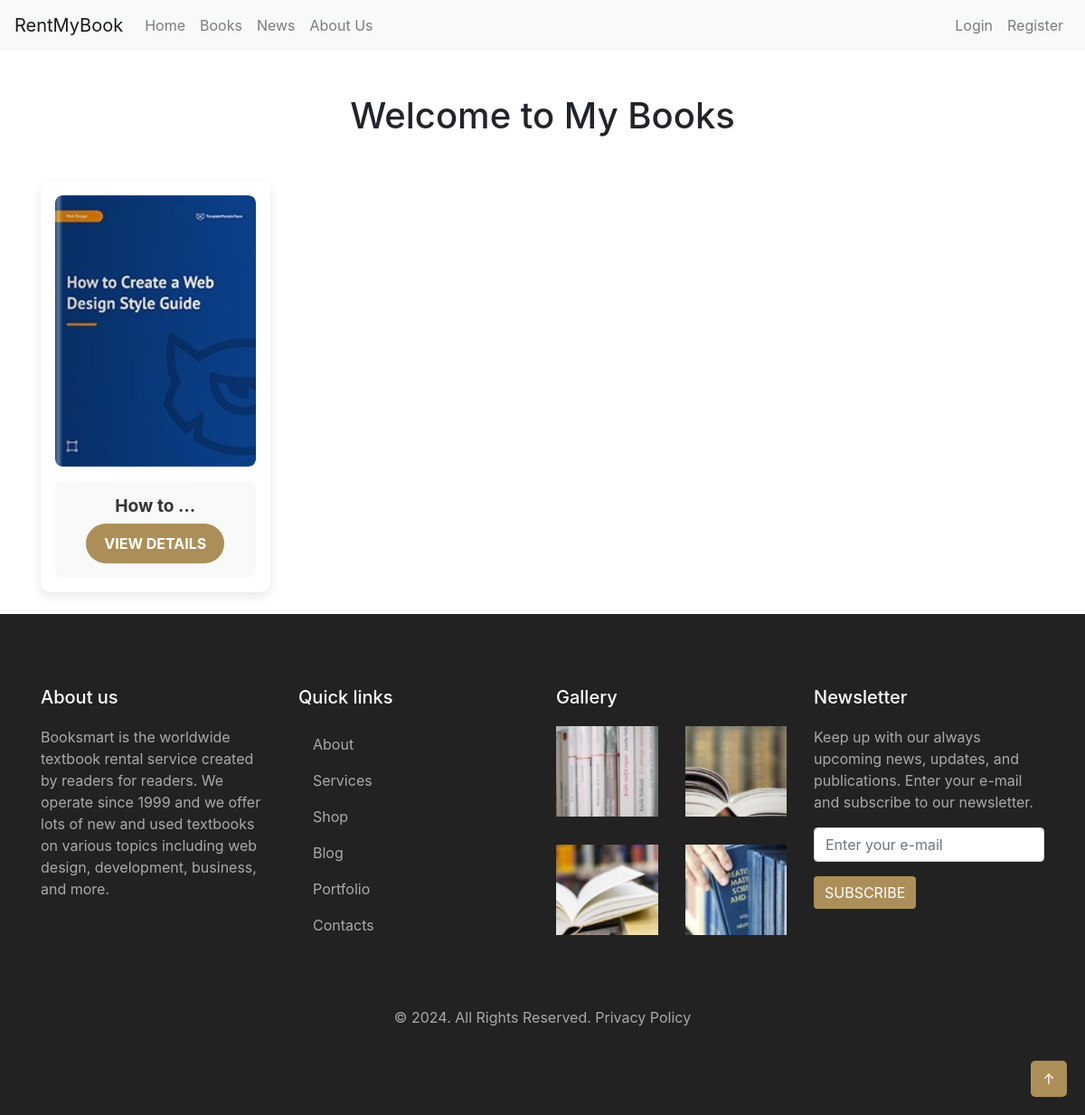
The page /books/ on the database as committed earlier.
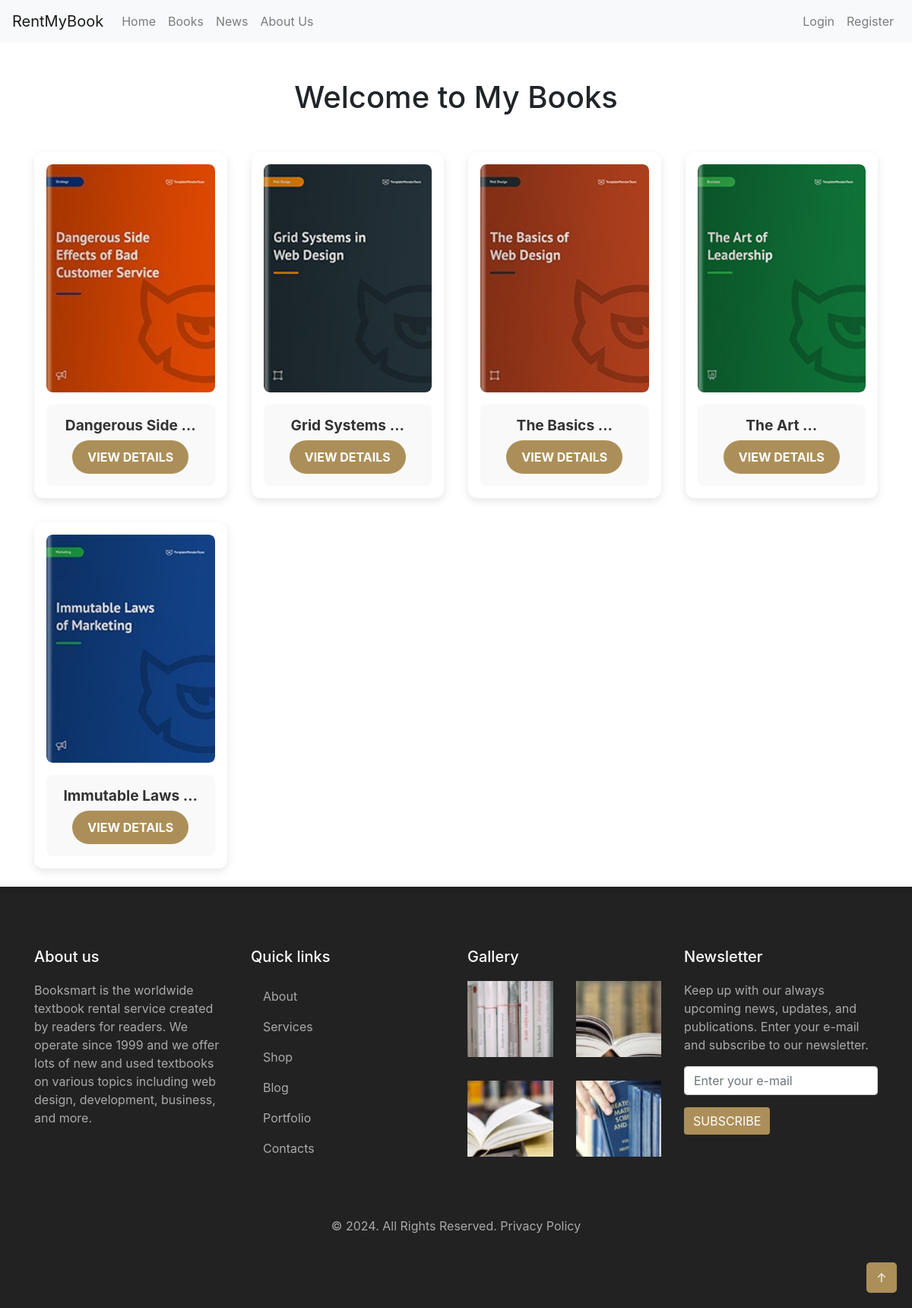
The same page on the database as committed later.
### books/models.py (models this page shows, shortened)
class Book(models.Model):
    title = models.CharField(max_length=200)
    author = models.CharField(max_length=200)
    description = models.TextField()
    cover_image = models.ImageField(upload_to='book_covers/')
    sample_pdf = models.FileField(upload_to='book_samples/')
    full_pdf = models.FileField(upload_to='book_full/')
    price = models.DecimalField(max_digits=6, decimal_places=2)

### books/views.py (the view)
# urls.py: path('books/', views.books, name='books'),
def books(request):
    books = Book.objects.all().order_by('-id')
    return render(request, 'books/books.html', {'books': books})

### templates/books/books.html (shortened to what this page needs)
{% extends 'layout/base.html' %}
{% block body %}
<div class="container mt-5 mb-4">
    <h1 class="text-center mb-5">Welcome to My Books</h1>
    <div class="book-grid">
        {% for book in books %}
        <div class="book-item">
            <div class="book-cover">
                <img src="{{ book.cover_image.url }}" alt="{{ book.title }}">
            </div>
            <div class="book-info">
                <h2 class="book-title">{{ book.title|truncatewords:2  }}</h2>
                <a href="{% url 'book_detail' book.id %}" class="btn-view">View Details</a>
            </div>
        </div>
        {% endfor %}
    </div>
</div>
{% endblock body %}

### templates/layout/base.html (shortened to what this page needs)
<!doctype html>
<html lang="en">
<head>
    <link href="https://cdn.jsdelivr.net/npm/bootstrap@5.3.2/dist/css/bootstrap.min.css" rel="stylesheet"
 />
    <link rel="stylesheet" type="text/css" href="//cdn.jsdelivr.net/npm/slick-carousel@1.8.1/slick/slick.css" />
    <link rel="stylesheet" type="text/css" href="//cdn.jsdelivr.net/npm/slick-carousel@1.8.1/slick/slick-theme.css" />
    <link rel="stylesheet" href="https://cdnjs.cloudflare.com/ajax/libs/font-awesome/6.5.2/css/all.min.css"
 />
</head>
<body>
    <header>
        {% include 'components/navbar.html' %}
    </header>
    <main>
        {% block body %}
        {% endblock body %}
    </main>
    <footer>
        {% include 'components/footer.html' %}
    </footer>
</body>
</html>

### templates/components/navbar.html (shortened to what this page needs)
<!DOCTYPE html>
<html lang="en">
<head>
    <link href="https://maxcdn.bootstrapcdn.com/bootstrap/4.5.2/css/bootstrap.min.css" rel="stylesheet">
</head>
<body>
    <nav class="navbar navbar-expand-lg navbar-light bg-light">
        <a class="navbar-brand" href="{% url 'home' %}">RentMyBook</a>
        <div class="collapse navbar-collapse" id="navbarNav">
            <ul class="navbar-nav mr-auto">
                <li class="nav-item">
                    <a class="nav-link" href="{% url 'home' %}">Home</a>
                </li>
                <li class="nav-item">
                    <a class="nav-link" href="{% url 'books' %}">Books</a>
                </li>
                <li class="nav-item">
                    <a class="nav-link" href="{% url 'latest_news' %}">News</a>
                </li>
                <li class="nav-item">
                    <a class="nav-link" href="{% url 'about' %}">About Us</a>
                </li>
            </ul>
            <ul class="navbar-nav ml-auto">
                {% if request.user.is_authenticated %}
                    <li class="nav-item dropdown">
                        <a class="nav-link dropdown-toggle" href="#" id="navbarDropdown" role="button" data-toggle="dropdown" aria-haspopup="true" aria-expanded="false">
                            {{ request.user.username }}
                        </a>
                        <div class="dropdown-menu dropdown-menu-right" aria-labelledby="navbarDropdown">
                            <a class="dropdown-item" href="{% url 'dashboard' %}">Dashboard</a>
                            <div class="dropdown-divider"></div>
                            <form id="logout-form" action="{% url 'logout' %}" method="post">
                                {% csrf_token %}
                                <button type="submit" class="dropdown-item">Logout</button>
                            </form>
                        </div>
                    </li>
                {% else %}
                    <li class="nav-item">
                        <a class="nav-link" href="{% url 'login' %}">Login</a>
                    </li>
                    <li class="nav-item">
                        <a class="nav-link" href="{% url 'register' %}">Register</a>
                    </li>
                {% endif %}
            </ul>
        </div>
    </nav>
</body>
</html>

### templates/components/footer.html (shortened to what this page needs)
{% load static %}
{% block body %}
        <footer>
            <div class="container">
                <div class="row">
                    <div class="col-md-3 mb-4">
                        <h5>About us</h5>
                        <p>Booksmart is the worldwide textbook rental service created by readers for readers. We operate since 1999 and we offer lots of new and used textbooks on various topics including web design, development, business, and more.</p>
                    </div>
                    <div class="col-md-3 mb-4">
                        <h5>Quick links</h5>
                        <ul class="nav flex-column">
                            <li class="nav-item"><a href="#" class="nav-link">About</a></li>
                            <li class="nav-item"><a href="#" class="nav-link">Services</a></li>
                            <li class="nav-item"><a href="#" class="nav-link">Shop</a></li>
                            <li class="nav-item"><a href="#" class="nav-link">Blog</a></li>
                            <li class="nav-item"><a href="#" class="nav-link">Portfolio</a></li>
                            <li class="nav-item"><a href="#" class="nav-link">Contacts</a></li>
                        </ul>
                    </div>
                    <div class="col-md-3 mb-4">
                        <h5>Gallery</h5>
                        <div class="row">
                            <div class="col-6 col-md-6 mb-3">
                                <img src="{% static '/images/footer1.jpg' %}" alt="Gallery Image" class="gallery-img">
                            </div>
                            <div class="col-6 col-md-6 mb-3">
                                <img src="{% static '/images/footer2.jpg' %}" alt="Gallery Image" class="gallery-img">
                            </div>
                            <div class="col-6 col-md-6 mb-3">
                                <img src="{% static '/images/footer3.jpg' %}" alt="Gallery Image" class="gallery-img">
                            </div>
                            <div class="col-6 col-md-6 mb-3">
                                <img src="{% static '/images/footer4.jpg' %}" alt="Gallery Image" class="gallery-img">
                            </div>
                        </div>
                    </div>
                    <div class="col-md-3 mb-4">
                        <h5>Newsletter</h5>
                        <p>Keep up with our always upcoming news, updates, and publications. Enter your e-mail and subscribe to our newsletter.</p>
                        <form>
                            <div class="mb-3">
                                <input type="email" class="form-control" placeholder="Enter your e-mail">
                            </div>
                            <button type="submit" class="btn btn-subscribe">SUBSCRIBE</button>
                        </form>
                    </div>
                </div>
                <div class="row mt-4">
                    <div class="col-12">
                        <p class="text-center">© 2024. All Rights Reserved. Privacy Policy</p>
                    </div>
                </div>
            </div>
        </footer>
        <a href="#" class="back-to-top">↑</a>
{% endblock body %}

### templates/books/books.html (style rules this page uses)
.book-grid { display: grid; grid-template-columns: repeat(auto-fill, minmax(250px, 1fr)); gap: 2rem; }
.book-item { background: #ffffff; border-radius: 12px; overflow: hidden; transition: all 0.3s ease; box-shadow: 0 4px 12px rgba(0,0,0,0.1); position: relative; padding: 1rem; }
.book-cover { width: 100%; height: 300px; overflow: hidden; margin-bottom: 1rem; border-radius: 8px; position: relative; }
.book-cover img { width: 100%; height: 100%; object-fit: cover; transition: transform 0.3s ease; border-radius: 8px; }
.book-info { padding: 1rem; text-align: center; background: #f9f9f9; border-radius: 8px; }
.book-title { font-size: 1.2rem; font-weight: bold; margin-bottom: 0.5rem; color: #333; }
.btn-view { display: inline-block; padding: 10px 20px; background-color: #ac8f58; color: #ffffff; border: none; border-radius: 25px; font-size: 1rem; font-weight: bold; text-transform: uppercase; cursor: pointer; text-decoration: none; transition: background-color 0.3s ease, transform 0.3s ease; text-align: center; }

### templates/components/footer.html (style rules this page uses)
footer { background-color: #222; color: #fff; padding: 40px 0; }
h5 { color: #fff; margin-bottom: 20px; }
p, .nav-link { color: #aaa; }
.gallery-img { width: 100%; height: 100px; object-fit: cover; margin-bottom: 15px; }
.btn-subscribe { background-color: #ac8f58; border: none; color: #fff; }
.back-to-top { position: fixed; bottom: 20px; right: 20px; background-color: #ac8f58; color: #fff; width: 40px; height: 40px; text-align: center; line-height: 40px; border-radius: 5px; }

Rows that differ between the two databases and show on the page:
removed Book: cover_image (picture), title "How to …"
added Book: cover_image (picture), title "Dangerous Side …"
added Book: cover_image (picture), title "Grid Systems …"
added Book: cover_image (picture), title "The Basics …"
added Book: cover_image (picture), title "The Art …"
added Book: cover_image (picture), title "Immutable Laws …"
